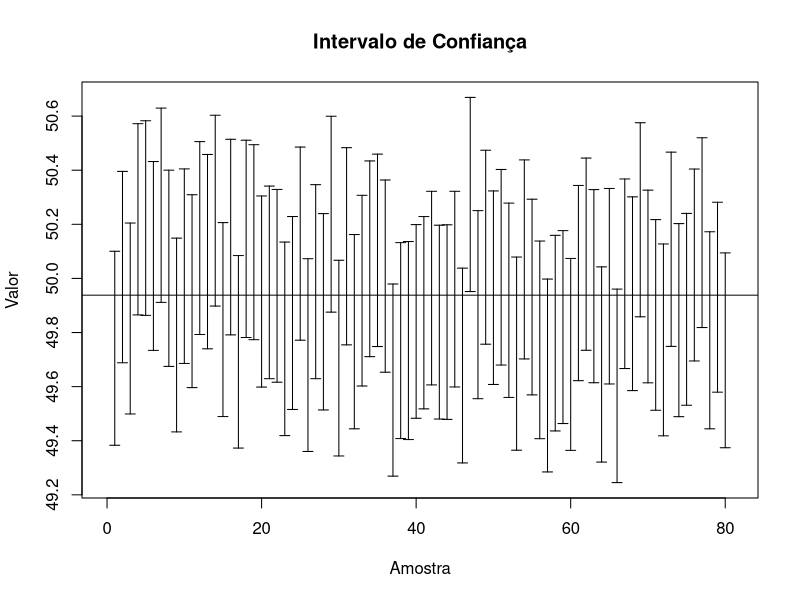
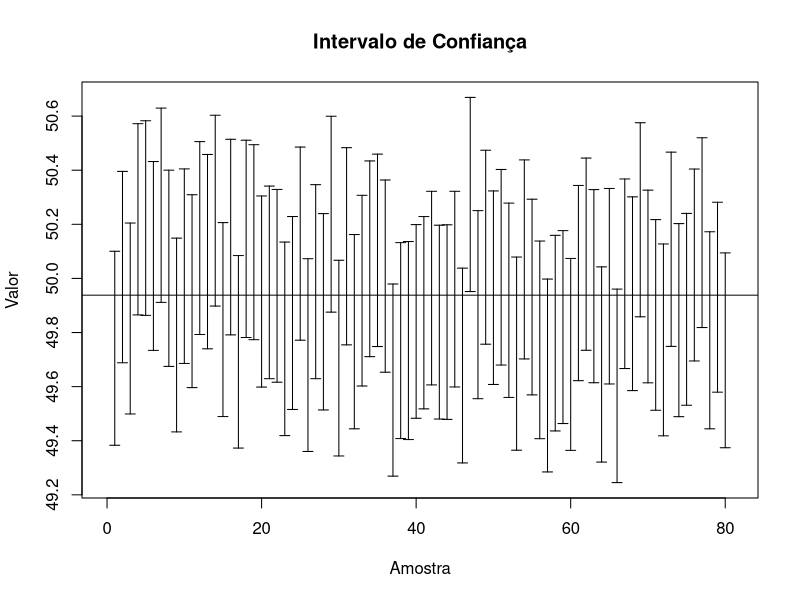
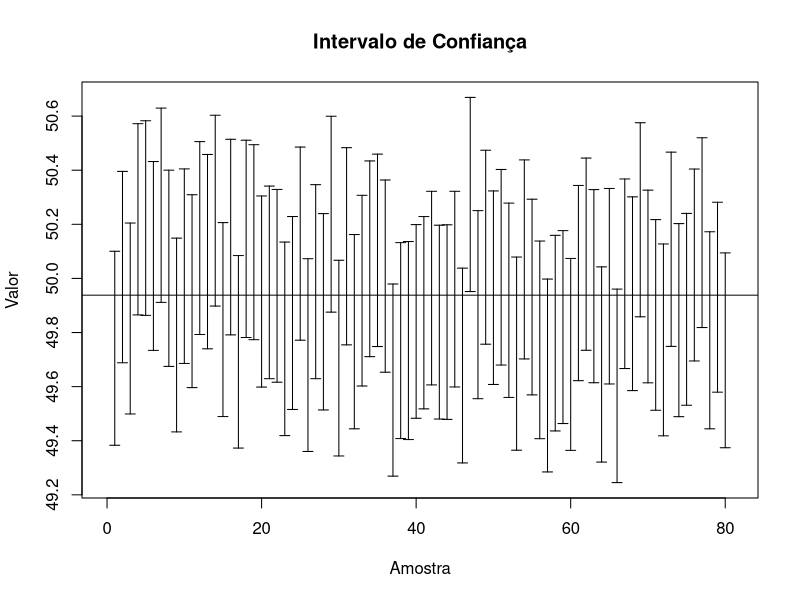
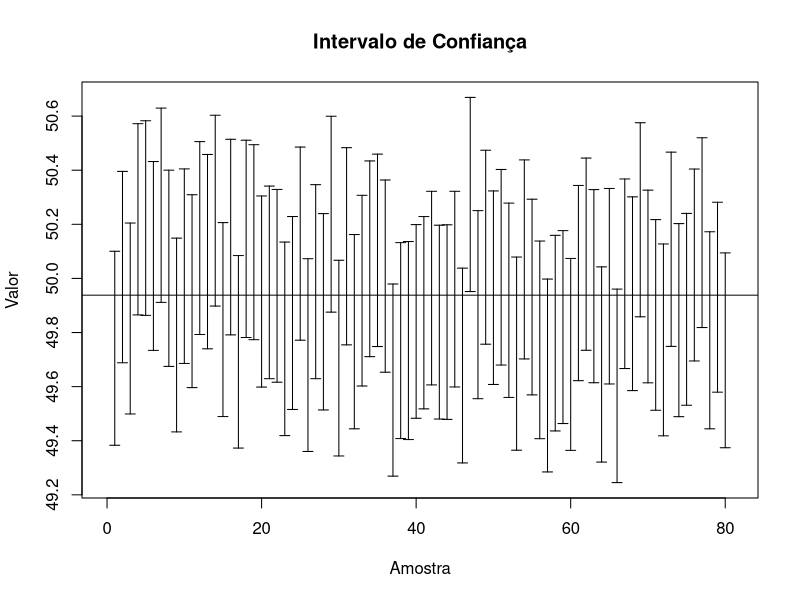
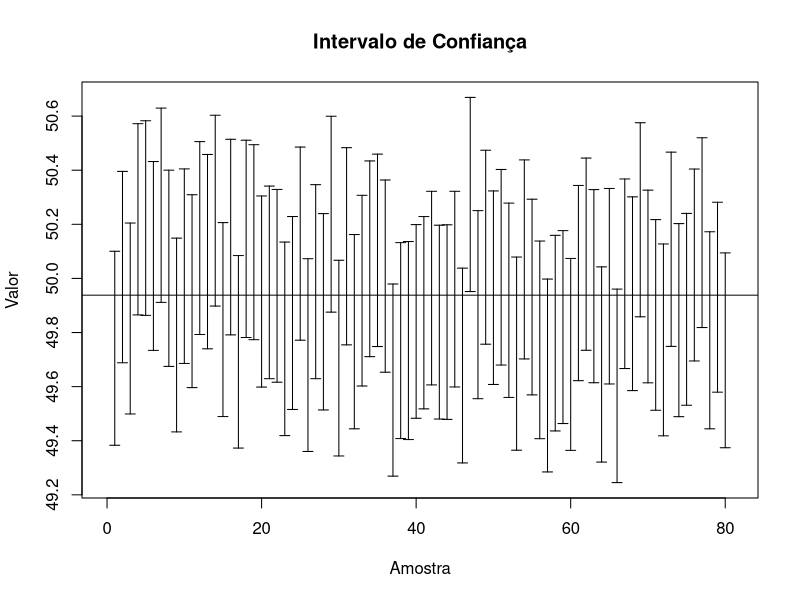
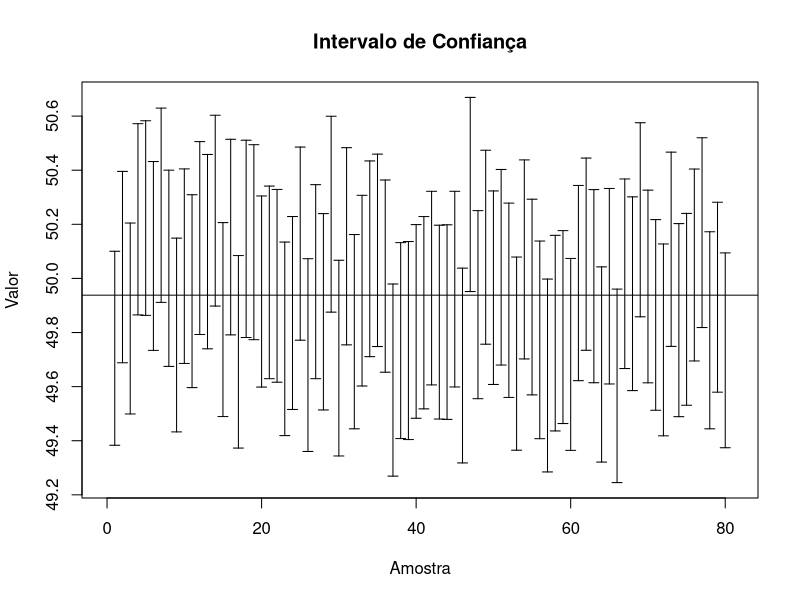
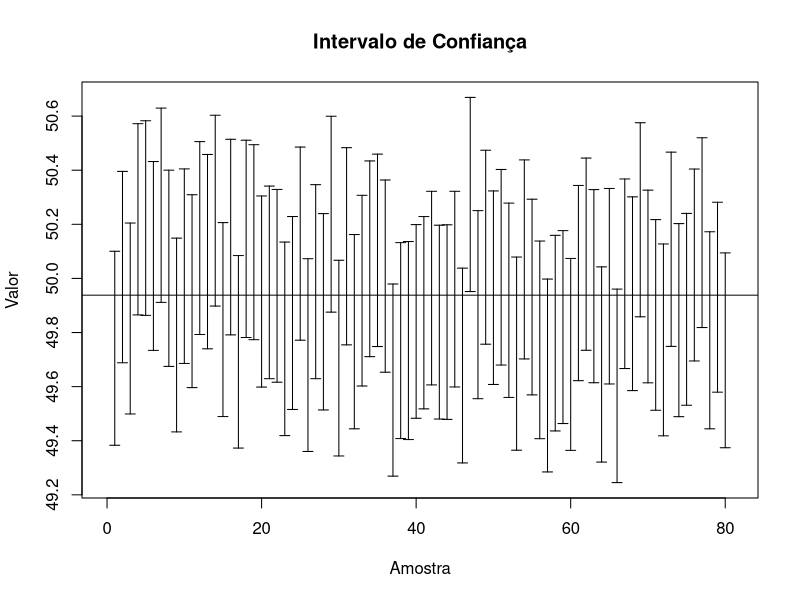
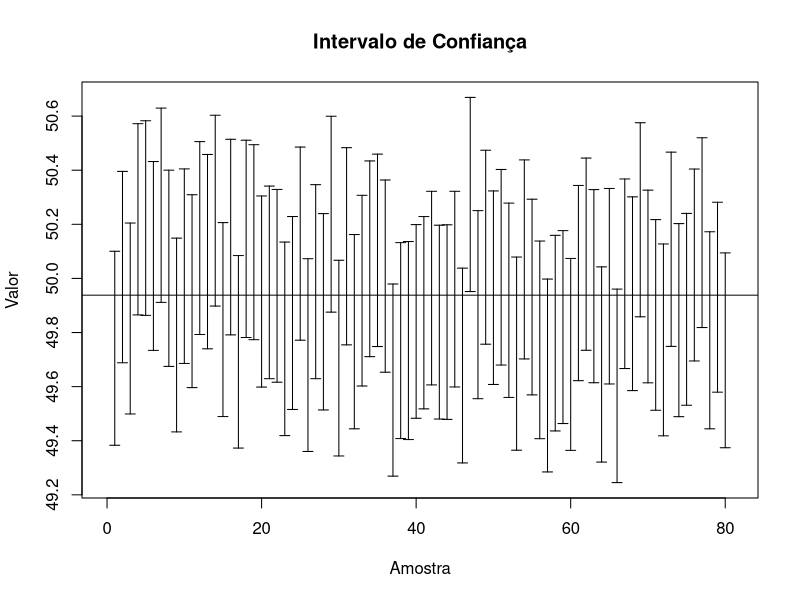

R code for these plots, in order:
calcular_intervalo_confianca_media <- function(dados, nivel_confianca = 0.95) {
  # Calcula a média e o desvio padrão da amostra
  media <- mean(dados)
  desvio_padrao <- sd(dados)
 
  # Calcula o tamanho da amostra
  n <- length(dados)
 
  # Calcula o erro padrão da média
  erro_padrao <- desvio_padrao / sqrt(n)
 
  # Calcula o valor crítico para o intervalo de confiança
  valor_critico <- qt((1 + nivel_confianca) / 2, df = n - 1)
 
  # Calcula o intervalo de confiança
  limite_inferior <- media - valor_critico * erro_padrao
  limite_superior <- media + valor_critico * erro_padrao
 
  # Retorna o intervalo de confiança
  return(c(limite_inferior, limite_superior))
}



plot_intervalo_confianca <- function(intervalo_confianca_matrix) {
  # Obtém o número de linhas na matriz
  num_linhas <- nrow(intervalo_confianca_matrix)
 
  # Cria um vetor de posições para os pontos no eixo x
  x_posicoes <- 1:num_linhas
 
  # Cria o gráfico base
  plot(1, type = "n", xlim = c(0, num_linhas + 1), ylim = range(intervalo_confianca_matrix),
       xlab = "Amostra", ylab = "Valor", main = "Intervalo de Confiança")
 
  # Adiciona os intervalos de confiança ao gráfico
  arrows(x0 = x_posicoes, y0 = intervalo_confianca_matrix[, 1],
         x1 = x_posicoes, y1 = intervalo_confianca_matrix[, 2],
         angle = 90, code = 3, length = 0.05)
}

# Exemplo de uso
set.seed(123)  # Define uma semente para reproducibilidade
populacao = rnorm(30000,50,10)

n = 3000
rep= 80
intervalos = matrix(0,rep,2)

for(i in 1:rep) {

  dados <- sample(populacao,n)  # Amostra de uma distribuição normal
  intervalos[i,] <- calcular_intervalo_confianca_media(dados)
 
}

plot_intervalo_confianca(intervalos)
abline(h=mean(populacao))
mean(intervalos[,1] < 50 & intervalos[,2] > 50)

calcular_intervalo_confianca_media <- function(dados, nivel_confianca = 0.95) {
  # Calcula a média e o desvio padrão da amostra
  media <- mean(dados)
  desvio_padrao <- sd(dados)
 
  # Calcula o tamanho da amostra
  n <- length(dados)
 
  # Calcula o erro padrão da média
  erro_padrao <- desvio_padrao / sqrt(n)
 
  # Calcula o valor crítico para o intervalo de confiança
  valor_critico <- qt((1 + nivel_confianca) / 2, df = n - 1)
 
  # Calcula o intervalo de confiança
  limite_inferior <- media - valor_critico * erro_padrao
  limite_superior <- media + valor_critico * erro_padrao
 
  # Retorna o intervalo de confiança
  return(c(limite_inferior, limite_superior))
}



plot_intervalo_confianca <- function(intervalo_confianca_matrix) {
  # Obtém o número de linhas na matriz
  num_linhas <- nrow(intervalo_confianca_matrix)
 
  # Cria um vetor de posições para os pontos no eixo x
  x_posicoes <- 1:num_linhas
 
  # Cria o gráfico base
  plot(1, type = "n", xlim = c(0, num_linhas + 1), ylim = range(intervalo_confianca_matrix),
       xlab = "Amostra", ylab = "Valor", main = "Intervalo de Confiança")
 
  # Adiciona os intervalos de confiança ao gráfico
  arrows(x0 = x_posicoes, y0 = intervalo_confianca_matrix[, 1],
         x1 = x_posicoes, y1 = intervalo_confianca_matrix[, 2],
         angle = 90, code = 3, length = 0.05)
}

# Exemplo de uso
set.seed(123)  # Define uma semente para reproducibilidade
populacao = rnorm(30000,50,10)

n = 3000
rep= 80
intervalos = matrix(0,rep,2)

for(i in 1:rep) {

  dados <- sample(populacao,n)  # Amostra de uma distribuição normal
  intervalos[i,] <- calcular_intervalo_confianca_media(dados)
 
}

plot_intervalo_confianca(intervalos)
abline(h=mean(populacao))
mean(intervalos[,1] < 50 & intervalos[,2] > 50)

calcular_intervalo_confianca_media <- function(dados, nivel_confianca = 0.95) {
  # Calcula a média e o desvio padrão da amostra
  media <- mean(dados)
  desvio_padrao <- sd(dados)
 
  # Calcula o tamanho da amostra
  n <- length(dados)
 
  # Calcula o erro padrão da média
  erro_padrao <- desvio_padrao / sqrt(n)
 
  # Calcula o valor crítico para o intervalo de confiança
  valor_critico <- qt((1 + nivel_confianca) / 2, df = n - 1)
 
  # Calcula o intervalo de confiança
  limite_inferior <- media - valor_critico * erro_padrao
  limite_superior <- media + valor_critico * erro_padrao
 
  # Retorna o intervalo de confiança
  return(c(limite_inferior, limite_superior))
}



plot_intervalo_confianca <- function(intervalo_confianca_matrix) {
  # Obtém o número de linhas na matriz
  num_linhas <- nrow(intervalo_confianca_matrix)
 
  # Cria um vetor de posições para os pontos no eixo x
  x_posicoes <- 1:num_linhas
 
  # Cria o gráfico base
  plot(1, type = "n", xlim = c(0, num_linhas + 1), ylim = range(intervalo_confianca_matrix),
       xlab = "Amostra", ylab = "Valor", main = "Intervalo de Confiança")
 
  # Adiciona os intervalos de confiança ao gráfico
  arrows(x0 = x_posicoes, y0 = intervalo_confianca_matrix[, 1],
         x1 = x_posicoes, y1 = intervalo_confianca_matrix[, 2],
         angle = 90, code = 3, length = 0.05)
}

# Exemplo de uso
set.seed(123)  # Define uma semente para reproducibilidade
populacao = rnorm(30000,50,10)

n = 3000
rep= 80
intervalos = matrix(0,rep,2)

for(i in 1:rep) {

  dados <- sample(populacao,n)  # Amostra de uma distribuição normal
  intervalos[i,] <- calcular_intervalo_confianca_media(dados)
 
}

plot_intervalo_confianca(intervalos)
abline(h=mean(populacao))
mean(intervalos[,1] < 50 & intervalos[,2] > 50)

calcular_intervalo_confianca_media <- function(dados, nivel_confianca = 0.95) {
  # Calcula a média e o desvio padrão da amostra
  media <- mean(dados)
  desvio_padrao <- sd(dados)
 
  # Calcula o tamanho da amostra
  n <- length(dados)
 
  # Calcula o erro padrão da média
  erro_padrao <- desvio_padrao / sqrt(n)
 
  # Calcula o valor crítico para o intervalo de confiança
  valor_critico <- qt((1 + nivel_confianca) / 2, df = n - 1)
 
  # Calcula o intervalo de confiança
  limite_inferior <- media - valor_critico * erro_padrao
  limite_superior <- media + valor_critico * erro_padrao
 
  # Retorna o intervalo de confiança
  return(c(limite_inferior, limite_superior))
}



plot_intervalo_confianca <- function(intervalo_confianca_matrix) {
  # Obtém o número de linhas na matriz
  num_linhas <- nrow(intervalo_confianca_matrix)
 
  # Cria um vetor de posições para os pontos no eixo x
  x_posicoes <- 1:num_linhas
 
  # Cria o gráfico base
  plot(1, type = "n", xlim = c(0, num_linhas + 1), ylim = range(intervalo_confianca_matrix),
       xlab = "Amostra", ylab = "Valor", main = "Intervalo de Confiança")
 
  # Adiciona os intervalos de confiança ao gráfico
  arrows(x0 = x_posicoes, y0 = intervalo_confianca_matrix[, 1],
         x1 = x_posicoes, y1 = intervalo_confianca_matrix[, 2],
         angle = 90, code = 3, length = 0.05)
}

# Exemplo de uso
set.seed(123)  # Define uma semente para reproducibilidade
populacao = rnorm(30000,50,10)

n = 3000
rep= 80
intervalos = matrix(0,rep,2)

for(i in 1:rep) {

  dados <- sample(populacao,n)  # Amostra de uma distribuição normal
  intervalos[i,] <- calcular_intervalo_confianca_media(dados)
 
}

plot_intervalo_confianca(intervalos)
abline(h=mean(populacao))
mean(intervalos[,1] < 50 & intervalos[,2] > 50)

calcular_intervalo_confianca_media <- function(dados, nivel_confianca = 0.95) {
  # Calcula a média e o desvio padrão da amostra
  media <- mean(dados)
  desvio_padrao <- sd(dados)
 
  # Calcula o tamanho da amostra
  n <- length(dados)
 
  # Calcula o erro padrão da média
  erro_padrao <- desvio_padrao / sqrt(n)
 
  # Calcula o valor crítico para o intervalo de confiança
  valor_critico <- qt((1 + nivel_confianca) / 2, df = n - 1)
 
  # Calcula o intervalo de confiança
  limite_inferior <- media - valor_critico * erro_padrao
  limite_superior <- media + valor_critico * erro_padrao
 
  # Retorna o intervalo de confiança
  return(c(limite_inferior, limite_superior))
}



plot_intervalo_confianca <- function(intervalo_confianca_matrix) {
  # Obtém o número de linhas na matriz
  num_linhas <- nrow(intervalo_confianca_matrix)
 
  # Cria um vetor de posições para os pontos no eixo x
  x_posicoes <- 1:num_linhas
 
  # Cria o gráfico base
  plot(1, type = "n", xlim = c(0, num_linhas + 1), ylim = range(intervalo_confianca_matrix),
       xlab = "Amostra", ylab = "Valor", main = "Intervalo de Confiança")
 
  # Adiciona os intervalos de confiança ao gráfico
  arrows(x0 = x_posicoes, y0 = intervalo_confianca_matrix[, 1],
         x1 = x_posicoes, y1 = intervalo_confianca_matrix[, 2],
         angle = 90, code = 3, length = 0.05)
}

# Exemplo de uso
set.seed(123)  # Define uma semente para reproducibilidade
populacao = rnorm(30000,50,10)

n = 3000
rep= 80
intervalos = matrix(0,rep,2)

for(i in 1:rep) {

  dados <- sample(populacao,n)  # Amostra de uma distribuição normal
  intervalos[i,] <- calcular_intervalo_confianca_media(dados)
 
}

plot_intervalo_confianca(intervalos)
abline(h=mean(populacao))
mean(intervalos[,1] < 50 & intervalos[,2] > 50)

calcular_intervalo_confianca_media <- function(dados, nivel_confianca = 0.95) {
  # Calcula a média e o desvio padrão da amostra
  media <- mean(dados)
  desvio_padrao <- sd(dados)
 
  # Calcula o tamanho da amostra
  n <- length(dados)
 
  # Calcula o erro padrão da média
  erro_padrao <- desvio_padrao / sqrt(n)
 
  # Calcula o valor crítico para o intervalo de confiança
  valor_critico <- qt((1 + nivel_confianca) / 2, df = n - 1)
 
  # Calcula o intervalo de confiança
  limite_inferior <- media - valor_critico * erro_padrao
  limite_superior <- media + valor_critico * erro_padrao
 
  # Retorna o intervalo de confiança
  return(c(limite_inferior, limite_superior))
}



plot_intervalo_confianca <- function(intervalo_confianca_matrix) {
  # Obtém o número de linhas na matriz
  num_linhas <- nrow(intervalo_confianca_matrix)
 
  # Cria um vetor de posições para os pontos no eixo x
  x_posicoes <- 1:num_linhas
 
  # Cria o gráfico base
  plot(1, type = "n", xlim = c(0, num_linhas + 1), ylim = range(intervalo_confianca_matrix),
       xlab = "Amostra", ylab = "Valor", main = "Intervalo de Confiança")
 
  # Adiciona os intervalos de confiança ao gráfico
  arrows(x0 = x_posicoes, y0 = intervalo_confianca_matrix[, 1],
         x1 = x_posicoes, y1 = intervalo_confianca_matrix[, 2],
         angle = 90, code = 3, length = 0.05)
}

# Exemplo de uso
set.seed(123)  # Define uma semente para reproducibilidade
populacao = rnorm(30000,50,10)

n = 3000
rep= 80
intervalos = matrix(0,rep,2)

for(i in 1:rep) {

  dados <- sample(populacao,n)  # Amostra de uma distribuição normal
  intervalos[i,] <- calcular_intervalo_confianca_media(dados)
 
}

plot_intervalo_confianca(intervalos)
abline(h=mean(populacao))
mean(intervalos[,1] < 50 & intervalos[,2] > 50)

calcular_intervalo_confianca_media <- function(dados, nivel_confianca = 0.95) {
  # Calcula a média e o desvio padrão da amostra
  media <- mean(dados)
  desvio_padrao <- sd(dados)
 
  # Calcula o tamanho da amostra
  n <- length(dados)
 
  # Calcula o erro padrão da média
  erro_padrao <- desvio_padrao / sqrt(n)
 
  # Calcula o valor crítico para o intervalo de confiança
  valor_critico <- qt((1 + nivel_confianca) / 2, df = n - 1)
 
  # Calcula o intervalo de confiança
  limite_inferior <- media - valor_critico * erro_padrao
  limite_superior <- media + valor_critico * erro_padrao
 
  # Retorna o intervalo de confiança
  return(c(limite_inferior, limite_superior))
}



plot_intervalo_confianca <- function(intervalo_confianca_matrix) {
  # Obtém o número de linhas na matriz
  num_linhas <- nrow(intervalo_confianca_matrix)
 
  # Cria um vetor de posições para os pontos no eixo x
  x_posicoes <- 1:num_linhas
 
  # Cria o gráfico base
  plot(1, type = "n", xlim = c(0, num_linhas + 1), ylim = range(intervalo_confianca_matrix),
       xlab = "Amostra", ylab = "Valor", main = "Intervalo de Confiança")
 
  # Adiciona os intervalos de confiança ao gráfico
  arrows(x0 = x_posicoes, y0 = intervalo_confianca_matrix[, 1],
         x1 = x_posicoes, y1 = intervalo_confianca_matrix[, 2],
         angle = 90, code = 3, length = 0.05)
}

# Exemplo de uso
set.seed(123)  # Define uma semente para reproducibilidade
populacao = rnorm(30000,50,10)

n = 3000
rep= 80
intervalos = matrix(0,rep,2)

for(i in 1:rep) {

  dados <- sample(populacao,n)  # Amostra de uma distribuição normal
  intervalos[i,] <- calcular_intervalo_confianca_media(dados)
 
}

plot_intervalo_confianca(intervalos)
abline(h=mean(populacao))
mean(intervalos[,1] < 50 & intervalos[,2] > 50)

calcular_intervalo_confianca_media <- function(dados, nivel_confianca = 0.95) {
  # Calcula a média e o desvio padrão da amostra
  media <- mean(dados)
  desvio_padrao <- sd(dados)
 
  # Calcula o tamanho da amostra
  n <- length(dados)
 
  # Calcula o erro padrão da média
  erro_padrao <- desvio_padrao / sqrt(n)
 
  # Calcula o valor crítico para o intervalo de confiança
  valor_critico <- qt((1 + nivel_confianca) / 2, df = n - 1)
 
  # Calcula o intervalo de confiança
  limite_inferior <- media - valor_critico * erro_padrao
  limite_superior <- media + valor_critico * erro_padrao
 
  # Retorna o intervalo de confiança
  return(c(limite_inferior, limite_superior))
}



plot_intervalo_confianca <- function(intervalo_confianca_matrix) {
  # Obtém o número de linhas na matriz
  num_linhas <- nrow(intervalo_confianca_matrix)
 
  # Cria um vetor de posições para os pontos no eixo x
  x_posicoes <- 1:num_linhas
 
  # Cria o gráfico base
  plot(1, type = "n", xlim = c(0, num_linhas + 1), ylim = range(intervalo_confianca_matrix),
       xlab = "Amostra", ylab = "Valor", main = "Intervalo de Confiança")
 
  # Adiciona os intervalos de confiança ao gráfico
  arrows(x0 = x_posicoes, y0 = intervalo_confianca_matrix[, 1],
         x1 = x_posicoes, y1 = intervalo_confianca_matrix[, 2],
         angle = 90, code = 3, length = 0.05)
}

# Exemplo de uso
set.seed(123)  # Define uma semente para reproducibilidade
populacao = rnorm(30000,50,10)

n = 3000
rep= 80
intervalos = matrix(0,rep,2)

for(i in 1:rep) {

  dados <- sample(populacao,n)  # Amostra de uma distribuição normal
  intervalos[i,] <- calcular_intervalo_confianca_media(dados)
 
}

plot_intervalo_confianca(intervalos)
abline(h=mean(populacao))
mean(intervalos[,1] < 50 & intervalos[,2] > 50)

calcular_intervalo_confianca_media <- function(dados, nivel_confianca = 0.95) {
  # Calcula a média e o desvio padrão da amostra
  media <- mean(dados)
  desvio_padrao <- sd(dados)
 
  # Calcula o tamanho da amostra
  n <- length(dados)
 
  # Calcula o erro padrão da média
  erro_padrao <- desvio_padrao / sqrt(n)
 
  # Calcula o valor crítico para o intervalo de confiança
  valor_critico <- qt((1 + nivel_confianca) / 2, df = n - 1)
 
  # Calcula o intervalo de confiança
  limite_inferior <- media - valor_critico * erro_padrao
  limite_superior <- media + valor_critico * erro_padrao
 
  # Retorna o intervalo de confiança
  return(c(limite_inferior, limite_superior))
}



plot_intervalo_confianca <- function(intervalo_confianca_matrix) {
  # Obtém o número de linhas na matriz
  num_linhas <- nrow(intervalo_confianca_matrix)
 
  # Cria um vetor de posições para os pontos no eixo x
  x_posicoes <- 1:num_linhas
 
  # Cria o gráfico base
  plot(1, type = "n", xlim = c(0, num_linhas + 1), ylim = range(intervalo_confianca_matrix),
       xlab = "Amostra", ylab = "Valor", main = "Intervalo de Confiança")
 
  # Adiciona os intervalos de confiança ao gráfico
  arrows(x0 = x_posicoes, y0 = intervalo_confianca_matrix[, 1],
         x1 = x_posicoes, y1 = intervalo_confianca_matrix[, 2],
         angle = 90, code = 3, length = 0.05)
}

# Exemplo de uso
set.seed(123)  # Define uma semente para reproducibilidade
populacao = rnorm(30000,50,10)

n = 3000
rep= 80
intervalos = matrix(0,rep,2)

for(i in 1:rep) {

  dados <- sample(populacao,n)  # Amostra de uma distribuição normal
  intervalos[i,] <- calcular_intervalo_confianca_media(dados)
 
}

plot_intervalo_confianca(intervalos)
abline(h=mean(populacao))
mean(intervalos[,1] < 50 & intervalos[,2] > 50)

calcular_intervalo_confianca_media <- function(dados, nivel_confianca = 0.95) {
  # Calcula a média e o desvio padrão da amostra
  media <- mean(dados)
  desvio_padrao <- sd(dados)
 
  # Calcula o tamanho da amostra
  n <- length(dados)
 
  # Calcula o erro padrão da média
  erro_padrao <- desvio_padrao / sqrt(n)
 
  # Calcula o valor crítico para o intervalo de confiança
  valor_critico <- qt((1 + nivel_confianca) / 2, df = n - 1)
 
  # Calcula o intervalo de confiança
  limite_inferior <- media - valor_critico * erro_padrao
  limite_superior <- media + valor_critico * erro_padrao
 
  # Retorna o intervalo de confiança
  return(c(limite_inferior, limite_superior))
}



plot_intervalo_confianca <- function(intervalo_confianca_matrix) {
  # Obtém o número de linhas na matriz
  num_linhas <- nrow(intervalo_confianca_matrix)
 
  # Cria um vetor de posições para os pontos no eixo x
  x_posicoes <- 1:num_linhas
 
  # Cria o gráfico base
  plot(1, type = "n", xlim = c(0, num_linhas + 1), ylim = range(intervalo_confianca_matrix),
       xlab = "Amostra", ylab = "Valor", main = "Intervalo de Confiança")
 
  # Adiciona os intervalos de confiança ao gráfico
  arrows(x0 = x_posicoes, y0 = intervalo_confianca_matrix[, 1],
         x1 = x_posicoes, y1 = intervalo_confianca_matrix[, 2],
         angle = 90, code = 3, length = 0.05)
}

# Exemplo de uso
set.seed(123)  # Define uma semente para reproducibilidade
populacao = rnorm(30000,50,10)

n = 3000
rep= 80
intervalos = matrix(0,rep,2)

for(i in 1:rep) {

  dados <- sample(populacao,n)  # Amostra de uma distribuição normal
  intervalos[i,] <- calcular_intervalo_confianca_media(dados)
 
}

plot_intervalo_confianca(intervalos)
abline(h=mean(populacao))
mean(intervalos[,1] < 50 & intervalos[,2] > 50)

calcular_intervalo_confianca_media <- function(dados, nivel_confianca = 0.95) {
  # Calcula a média e o desvio padrão da amostra
  media <- mean(dados)
  desvio_padrao <- sd(dados)
 
  # Calcula o tamanho da amostra
  n <- length(dados)
 
  # Calcula o erro padrão da média
  erro_padrao <- desvio_padrao / sqrt(n)
 
  # Calcula o valor crítico para o intervalo de confiança
  valor_critico <- qt((1 + nivel_confianca) / 2, df = n - 1)
 
  # Calcula o intervalo de confiança
  limite_inferior <- media - valor_critico * erro_padrao
  limite_superior <- media + valor_critico * erro_padrao
 
  # Retorna o intervalo de confiança
  return(c(limite_inferior, limite_superior))
}



plot_intervalo_confianca <- function(intervalo_confianca_matrix) {
  # Obtém o número de linhas na matriz
  num_linhas <- nrow(intervalo_confianca_matrix)
 
  # Cria um vetor de posições para os pontos no eixo x
  x_posicoes <- 1:num_linhas
 
  # Cria o gráfico base
  plot(1, type = "n", xlim = c(0, num_linhas + 1), ylim = range(intervalo_confianca_matrix),
       xlab = "Amostra", ylab = "Valor", main = "Intervalo de Confiança")
 
  # Adiciona os intervalos de confiança ao gráfico
  arrows(x0 = x_posicoes, y0 = intervalo_confianca_matrix[, 1],
         x1 = x_posicoes, y1 = intervalo_confianca_matrix[, 2],
         angle = 90, code = 3, length = 0.05)
}

# Exemplo de uso
set.seed(123)  # Define uma semente para reproducibilidade
populacao = rnorm(30000,50,10)

n = 3000
rep= 80
intervalos = matrix(0,rep,2)

for(i in 1:rep) {

  dados <- sample(populacao,n)  # Amostra de uma distribuição normal
  intervalos[i,] <- calcular_intervalo_confianca_media(dados)
 
}

plot_intervalo_confianca(intervalos)
abline(h=mean(populacao))
mean(intervalos[,1] < 50 & intervalos[,2] > 50)

calcular_intervalo_confianca_media <- function(dados, nivel_confianca = 0.95) {
  # Calcula a média e o desvio padrão da amostra
  media <- mean(dados)
  desvio_padrao <- sd(dados)
 
  # Calcula o tamanho da amostra
  n <- length(dados)
 
  # Calcula o erro padrão da média
  erro_padrao <- desvio_padrao / sqrt(n)
 
  # Calcula o valor crítico para o intervalo de confiança
  valor_critico <- qt((1 + nivel_confianca) / 2, df = n - 1)
 
  # Calcula o intervalo de confiança
  limite_inferior <- media - valor_critico * erro_padrao
  limite_superior <- media + valor_critico * erro_padrao
 
  # Retorna o intervalo de confiança
  return(c(limite_inferior, limite_superior))
}



plot_intervalo_confianca <- function(intervalo_confianca_matrix) {
  # Obtém o número de linhas na matriz
  num_linhas <- nrow(intervalo_confianca_matrix)
 
  # Cria um vetor de posições para os pontos no eixo x
  x_posicoes <- 1:num_linhas
 
  # Cria o gráfico base
  plot(1, type = "n", xlim = c(0, num_linhas + 1), ylim = range(intervalo_confianca_matrix),
       xlab = "Amostra", ylab = "Valor", main = "Intervalo de Confiança")
 
  # Adiciona os intervalos de confiança ao gráfico
  arrows(x0 = x_posicoes, y0 = intervalo_confianca_matrix[, 1],
         x1 = x_posicoes, y1 = intervalo_confianca_matrix[, 2],
         angle = 90, code = 3, length = 0.05)
}

# Exemplo de uso
set.seed(123)  # Define uma semente para reproducibilidade
populacao = rnorm(30000,50,10)

n = 3000
rep= 80
intervalos = matrix(0,rep,2)

for(i in 1:rep) {

  dados <- sample(populacao,n)  # Amostra de uma distribuição normal
  intervalos[i,] <- calcular_intervalo_confianca_media(dados)
 
}

plot_intervalo_confianca(intervalos)
abline(h=mean(populacao))
mean(intervalos[,1] < 50 & intervalos[,2] > 50)

calcular_intervalo_confianca_media <- function(dados, nivel_confianca = 0.95) {
  # Calcula a média e o desvio padrão da amostra
  media <- mean(dados)
  desvio_padrao <- sd(dados)
 
  # Calcula o tamanho da amostra
  n <- length(dados)
 
  # Calcula o erro padrão da média
  erro_padrao <- desvio_padrao / sqrt(n)
 
  # Calcula o valor crítico para o intervalo de confiança
  valor_critico <- qt((1 + nivel_confianca) / 2, df = n - 1)
 
  # Calcula o intervalo de confiança
  limite_inferior <- media - valor_critico * erro_padrao
  limite_superior <- media + valor_critico * erro_padrao
 
  # Retorna o intervalo de confiança
  return(c(limite_inferior, limite_superior))
}



plot_intervalo_confianca <- function(intervalo_confianca_matrix) {
  # Obtém o número de linhas na matriz
  num_linhas <- nrow(intervalo_confianca_matrix)
 
  # Cria um vetor de posições para os pontos no eixo x
  x_posicoes <- 1:num_linhas
 
  # Cria o gráfico base
  plot(1, type = "n", xlim = c(0, num_linhas + 1), ylim = range(intervalo_confianca_matrix),
       xlab = "Amostra", ylab = "Valor", main = "Intervalo de Confiança")
 
  # Adiciona os intervalos de confiança ao gráfico
  arrows(x0 = x_posicoes, y0 = intervalo_confianca_matrix[, 1],
         x1 = x_posicoes, y1 = intervalo_confianca_matrix[, 2],
         angle = 90, code = 3, length = 0.05)
}

# Exemplo de uso
set.seed(123)  # Define uma semente para reproducibilidade
populacao = rnorm(30000,50,10)

n = 3000
rep= 80
intervalos = matrix(0,rep,2)

for(i in 1:rep) {

  dados <- sample(populacao,n)  # Amostra de uma distribuição normal
  intervalos[i,] <- calcular_intervalo_confianca_media(dados)
 
}

plot_intervalo_confianca(intervalos)
abline(h=mean(populacao))
mean(intervalos[,1] < 50 & intervalos[,2] > 50)

calcular_intervalo_confianca_media <- function(dados, nivel_confianca = 0.95) {
  # Calcula a média e o desvio padrão da amostra
  media <- mean(dados)
  desvio_padrao <- sd(dados)
 
  # Calcula o tamanho da amostra
  n <- length(dados)
 
  # Calcula o erro padrão da média
  erro_padrao <- desvio_padrao / sqrt(n)
 
  # Calcula o valor crítico para o intervalo de confiança
  valor_critico <- qt((1 + nivel_confianca) / 2, df = n - 1)
 
  # Calcula o intervalo de confiança
  limite_inferior <- media - valor_critico * erro_padrao
  limite_superior <- media + valor_critico * erro_padrao
 
  # Retorna o intervalo de confiança
  return(c(limite_inferior, limite_superior))
}



plot_intervalo_confianca <- function(intervalo_confianca_matrix) {
  # Obtém o número de linhas na matriz
  num_linhas <- nrow(intervalo_confianca_matrix)
 
  # Cria um vetor de posições para os pontos no eixo x
  x_posicoes <- 1:num_linhas
 
  # Cria o gráfico base
  plot(1, type = "n", xlim = c(0, num_linhas + 1), ylim = range(intervalo_confianca_matrix),
       xlab = "Amostra", ylab = "Valor", main = "Intervalo de Confiança")
 
  # Adiciona os intervalos de confiança ao gráfico
  arrows(x0 = x_posicoes, y0 = intervalo_confianca_matrix[, 1],
         x1 = x_posicoes, y1 = intervalo_confianca_matrix[, 2],
         angle = 90, code = 3, length = 0.05)
}

# Exemplo de uso
set.seed(123)  # Define uma semente para reproducibilidade
populacao = rnorm(30000,50,10)

n = 3000
rep= 80
intervalos = matrix(0,rep,2)

for(i in 1:rep) {

  dados <- sample(populacao,n)  # Amostra de uma distribuição normal
  intervalos[i,] <- calcular_intervalo_confianca_media(dados)
 
}

plot_intervalo_confianca(intervalos)
abline(h=mean(populacao))
mean(intervalos[,1] < 50 & intervalos[,2] > 50)

calcular_intervalo_confianca_media <- function(dados, nivel_confianca = 0.95) {
  # Calcula a média e o desvio padrão da amostra
  media <- mean(dados)
  desvio_padrao <- sd(dados)
 
  # Calcula o tamanho da amostra
  n <- length(dados)
 
  # Calcula o erro padrão da média
  erro_padrao <- desvio_padrao / sqrt(n)
 
  # Calcula o valor crítico para o intervalo de confiança
  valor_critico <- qt((1 + nivel_confianca) / 2, df = n - 1)
 
  # Calcula o intervalo de confiança
  limite_inferior <- media - valor_critico * erro_padrao
  limite_superior <- media + valor_critico * erro_padrao
 
  # Retorna o intervalo de confiança
  return(c(limite_inferior, limite_superior))
}



plot_intervalo_confianca <- function(intervalo_confianca_matrix) {
  # Obtém o número de linhas na matriz
  num_linhas <- nrow(intervalo_confianca_matrix)
 
  # Cria um vetor de posições para os pontos no eixo x
  x_posicoes <- 1:num_linhas
 
  # Cria o gráfico base
  plot(1, type = "n", xlim = c(0, num_linhas + 1), ylim = range(intervalo_confianca_matrix),
       xlab = "Amostra", ylab = "Valor", main = "Intervalo de Confiança")
 
  # Adiciona os intervalos de confiança ao gráfico
  arrows(x0 = x_posicoes, y0 = intervalo_confianca_matrix[, 1],
         x1 = x_posicoes, y1 = intervalo_confianca_matrix[, 2],
         angle = 90, code = 3, length = 0.05)
}

# Exemplo de uso
set.seed(123)  # Define uma semente para reproducibilidade
populacao = rnorm(30000,50,10)

n = 3000
rep= 80
intervalos = matrix(0,rep,2)

for(i in 1:rep) {

  dados <- sample(populacao,n)  # Amostra de uma distribuição normal
  intervalos[i,] <- calcular_intervalo_confianca_media(dados)
 
}

plot_intervalo_confianca(intervalos)
abline(h=mean(populacao))
mean(intervalos[,1] < 50 & intervalos[,2] > 50)